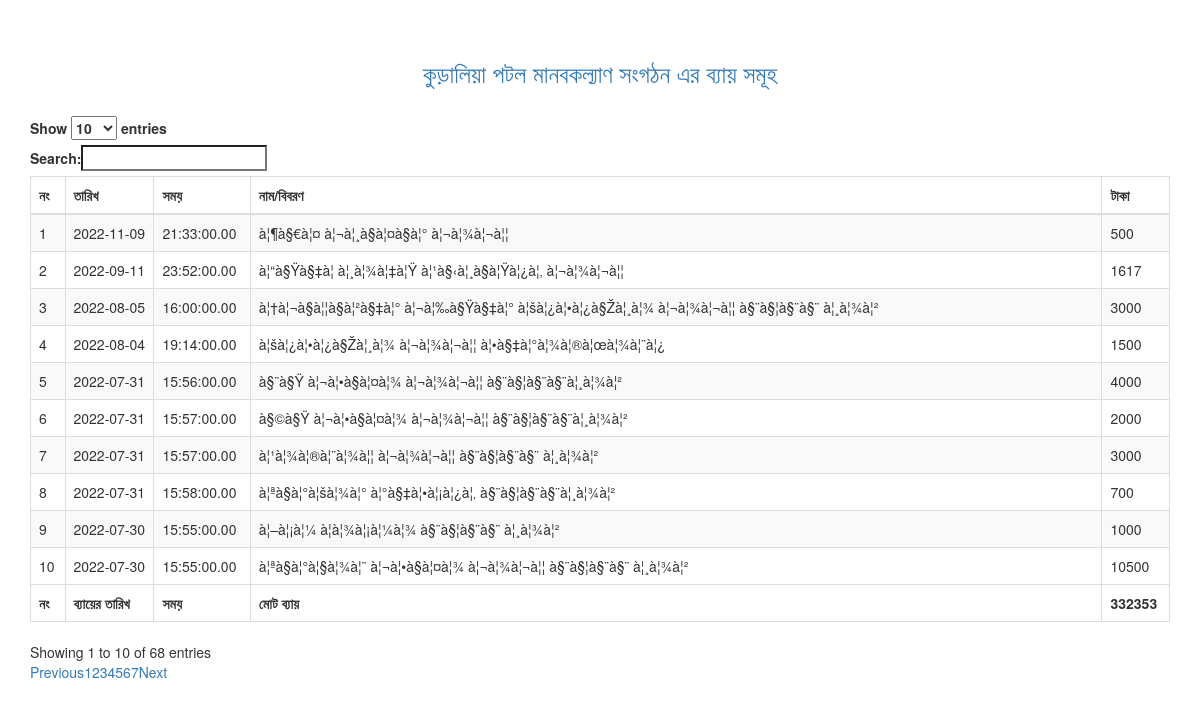
/total_expen.php, run on the app's committed database.
### tables this page shows
CREATE TABLE `expension_tb` (
  `id` int(255) NOT NULL,
  `yearss` varchar(255) NOT NULL,
  `months` varchar(255) NOT NULL,
  `date_ex` date NOT NULL,
  `time_ex` time(2) NOT NULL,
  `name_ex` varchar(255) NOT NULL,
  `money_ex` int(255) NOT NULL
);

### total_expen.php (the view, shortened to what this page needs)
<!DOCTYPE html>
<html>
     <head>
          <link rel="stylesheet" href="https://maxcdn.bootstrapcdn.com/bootstrap/3.3.6/css/bootstrap.min.css" />
          <link rel="stylesheet" href="https://cdn.datatables.net/1.10.12/css/dataTables.bootstrap.min.css" />
     </head>
     <body>
          <br /><br />
          <div class="container">
          <h3 class="link"  align="center"><a class="link" href="index.php">কুড়ালিয়া পটল মানবকল্যাণ সংগঠন এর  ব্যায় সমূহ</a></h3>
               <br />
               <div class="table-responsive">
                    <table id="employee_data" class="table table-striped table-bordered">
                    <thead>
                           <tr>
                               <th>নং</th>
                               <th>তারিখ</th>
                               <th>সময়</th>
                               <th>নাম/বিবরণ</th>
                               <th>টাকা</th>
                           </tr>
                       </thead>
                       <tbody>
                           <?php
                           require 'admin/dbcon.php';
                           $query = "SELECT * FROM expension_tb ORDER BY date_ex DESC";
                           $query_run = mysqli_query($con, $query);
                           if(mysqli_num_rows($query_run) > 0)
                           {
                               foreach($query_run as $key=>$row)
                               {
                                   ?>
                                   <tr>
                                       <td><?= ++$key ?></td>
                                       <td><?= $row['date_ex'] ?></td>
                                       <td><?= $row['time_ex'] ?></td>
                                       <td><?= $row['name_ex'] ?></td>
                                       <td><?= $row['money_ex'] ?></td>
                                   </tr>
                                   <?php
                               }
                           }
                           $query ="SELECT SUM(money_ex) AS total_add FROM expension_tb";
                           $query_result = mysqli_query($con,$query);
                           ?>
                       </tbody>
                       <tfoot>
                           <?php while($roq = mysqli_fetch_assoc($query_result)):?>
                           <tr>
                               <th>নং</th>
                               <th>ব্যায়ের তারিখ</th>
                               <th>সময়</th>
                               <th>মোট ব্যায়</th>
                               <th><?php echo $roq['total_add'] ?></th>
                           </tr>
                           <?php endwhile;?>
                       </tfoot>
                    </table>
               </div>
          </div>
     </body>
</html>

### total_expen.php (style rules this page uses)
.link a { text-decoration:none; }

### data on the page
expension_tb: date_ex "2022-11-09", time_ex "21:33:00.00", name_ex "à¦¶à§€à¦¤ à¦¬à¦¸à§à¦¤à§à¦° à¦¬à¦¾à¦¬à¦¦", money_ex "500"
expension_tb: date_ex "2022-09-11", time_ex "23:52:00.00", name_ex "à¦“à§Ÿà§‡à¦­ à¦¸à¦¾à¦‡à¦Ÿ à¦¹à§‹à¦¸à§à¦Ÿà¦¿à¦‚ à¦¬à¦¾à¦¬à¦¦", money_ex "1617"
expension_tb: date_ex "2022-08-05", time_ex "16:00:00.00", name_ex "à¦†à¦¬à§à¦¦à§à¦²à§‡à¦° à¦¬à¦‰à§Ÿà§‡à¦° à¦šà¦¿à¦•à¦¿à§Žà¦¸à¦¾ à¦¬à¦¾à¦¬à¦¦ à§¨à§¦à§¨à§¨ à¦¸à¦¾à¦²", money_ex "3000"
expension_tb: date_ex "2022-08-04", time_ex "19:14:00.00", name_ex "à¦šà¦¿à¦•à¦¿à§Žà¦¸à¦¾ à¦¬à¦¾à¦¬à¦¦ à¦•à§‡à¦°à¦¾à¦®à¦œà¦¾à¦¨à¦¿", money_ex "1500"
expension_tb: date_ex "2022-07-31", time_ex "15:56:00.00", name_ex "à§¨à§Ÿ à¦¬à¦•à§à¦¤à¦¾ à¦¬à¦¾à¦¬à¦¦ à§¨à§¦à§¨à§¨à¦¸à¦¾à¦²", money_ex "4000"
expension_tb: date_ex "2022-07-31", time_ex "15:57:00.00", name_ex "à§©à§Ÿ à¦¬à¦•à§à¦¤à¦¾ à¦¬à¦¾à¦¬à¦¦ à§¨à§¦à§¨à§¨à¦¸à¦¾à¦²", money_ex "2000"
expension_tb: date_ex "2022-07-31", time_ex "15:57:00.00", name_ex "à¦¹à¦¾à¦®à¦¨à¦¾à¦¦ à¦¬à¦¾à¦¬à¦¦ à§¨à§¦à§¨à§¨ à¦¸à¦¾à¦²", money_ex "3000"
expension_tb: date_ex "2022-07-31", time_ex "15:58:00.00", name_ex "à¦ªà§à¦°à¦šà¦¾à¦° à¦°à§‡à¦•à¦¡à¦¿à¦‚ à§¨à§¦à§¨à§¨à¦¸à¦¾à¦²", money_ex "700"
expension_tb: date_ex "2022-07-30", time_ex "15:55:00.00", name_ex "à¦–à¦¡à¦¼ à¦­à¦¾à¦¡à¦¼à¦¾ à§¨à§¦à§¨à§¨ à¦¸à¦¾à¦²", money_ex "1000"
expension_tb: date_ex "2022-07-30", time_ex "15:55:00.00", name_ex "à¦ªà§à¦°à¦§à¦¾à¦¨ à¦¬à¦•à§à¦¤à¦¾ à¦¬à¦¾à¦¬à¦¦ à§¨à§¦à§¨à§¨ à¦¸à¦¾à¦²", money_ex "10500"

### other printed values
$roq['total_add'] "332353"
